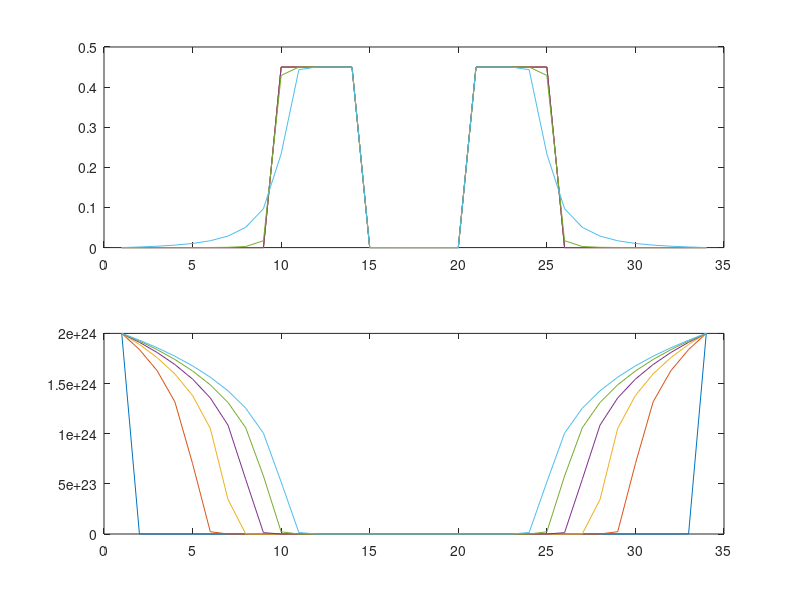

Write MATLAB code to recreate this figure.
clear; clc;

e = 1.6e-19; eVtoJ = e; JtoEv = e^(-1);
nm = 1e-9; me = 9.1*1e-31;
hbar = 1.054*1e-34; k_B = 1.38e-23;

T = 350;
kT = T*k_B; % J

% Count layers
a = 8; % monolayers
b = 5;
c = 6;

Time = 15*12*30*24; % to hours

n_Atoms = 4.42*1e28; % number Atoms in GaAs ~ AlAs
n_Al = n_Atoms/2; % number atoms of Al in AlAs

Eg = 1.519 - 5.405*1e-4*T^2/(T + 204);

me_eff = 0.067;
mp_eff = 0.51;

Nc = 2*(me*me_eff*kT/pi/hbar^2/2)^(3/2);
Nv = 2*(me*mp_eff*kT/pi/hbar^2/2)^(3/2);

ni = sqrt(Nc*Nv)*exp(-Eg/(2*kT*JtoEv));

dx = 0.56*nm; %nm
dt = 1; % one hour
dtdx2 = dt*60*60/dx^2; % s/m^2

n_Si = 2*1e18*1e6;
C_Si = [n_Si, ni*ones(1, a), ni*ones(1, b), ni*ones(1, c), ni*ones(1, b), ni*ones(1, a), n_Si];

x_Al = [0, zeros(1, a), 0.45*ones(1, b), zeros(1, c), 0.45*ones(1, b), zeros(1, a), 0];
C_Al = x_Al*n_Al;
len_C_Al = length(C_Al);

checkTime = (0:3:15)*12*30*24;

C_Al = C_Al';
C_Si = C_Si';
for j = 0 : dt : Time
	D = 0.2*exp(-3.5/(kT*JtoEv))*(C_Si'./ni).^3*1e-4;

	D_plus = (D(1:len_C_Al-1) + D(2:len_C_Al))./2;
	D_minus = (D(2:len_C_Al) + D(1:len_C_Al-1))./2;

	d1 = [D_minus(1:end-1)*dtdx2, 0];
	d2 = [1, 1 - (D_plus(2:end) + D_minus(1:end-1))*dtdx2, 1];
	d3 = [0, D_plus(2:end)*dtdx2];
	Matrix = diag(d1, -1) + diag(d2) + diag(d3, +1);

	C_Al = Matrix*C_Al;
	C_Si = Matrix*C_Si;
	ind = find(j == checkTime); 
	if ind
		subplot(2, 1, 1);
		plot(1:len_C_Al, C_Al'/n_Al);
		hold on;

		subplot(2, 1, 2);
		plot( 1:len_C_Al, C_Si');
		hold on;
	end
end
C_Si'